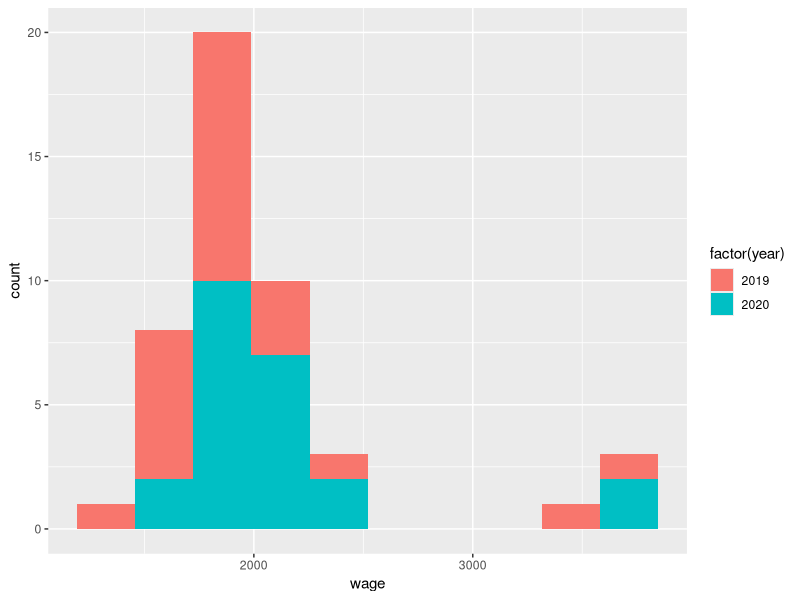
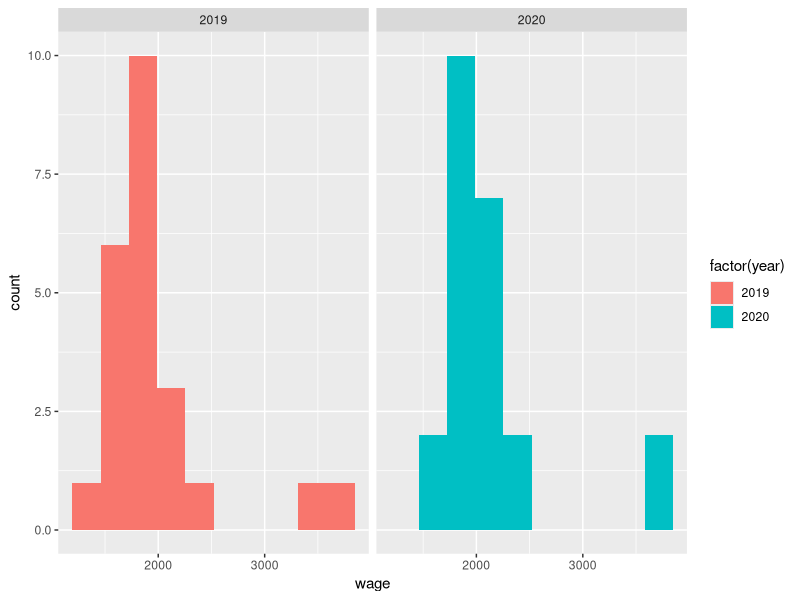

The R script that drew these images, in order: (Note: this script raises an error after producing the figures.)
## ---- chunk 1
# if you've never installed this package before, do:
# install.packages("here")
library(here)
## ---- chunk 2
library(readxl)
## ---- chunk 3
base1 <- read_excel(here("public/Data/first-contact/Base_Excel.xlsx"), sheet = "Base1")
base2 <- read_excel(here("public/Data/first-contact/Base_Excel.xlsx"), sheet = "Base2")
base3 <- read_excel(here("public/Data/first-contact/Base_Excel.xlsx"), sheet = "Base3")
base4 <- read.table(here("public/Data/first-contact/Base_Text.txt"), header = TRUE)
## ---- chunk 4
library(dplyr)
base_created <- bind_rows(base1, base2)
base_created
## ---- chunk 5
base_created <- left_join(base_created, base3, by = "hhid")
base_created
## ---- chunk 6
# rename the second column of base_created and of base4
colnames(base_created)[2] <- "indid"
colnames(base4)[2] <- "indid"

# create the column "year", that will take the value 2019 
# for base_created and 2020 for base4
base_created$year <- 2019
base4$year <- 2020
## ---- chunk 7
base_created2 <- bind_rows(base_created, base4)
base_created2
## ---- chunk 8
base_created2 <- base_created2 %>% 
  group_by(hhid, indid) %>% 
  arrange(hhid, indid, year) %>%
  ungroup()
base_created2
## ---- chunk 9
library(tidyr)
base_created2 <- base_created2 %>%
  fill(select_if(., ~ any(is.na(.))) %>% 
         names(),
       .direction = 'down')
## ---- chunk 10
base_created2 <- base_created2 %>%
  select(hhid, indid, year, everything()) %>%
  unite(hhind, c(hhid, indid), sep = "", remove = FALSE) 
base_created2
## ---- chunk 11
# display the unique values of the column "location"
unique(base_created2$location)
# correct the errors
base_created2[base_created2 == "England_error"] <- "England"
base_created2[base_created2 == "Spain_error"] <- "Spain"
unique(base_created2$location)
## ---- chunk 12
base_created2$gender <- recode(base_created2$gender, `2` = 0)
## ---- chunk 13
library(Hmisc)
var.labels <- c(hhind = "individual's ID",
                hhid = "household's ID",
                indid = "individual's ID in the household",
                year = "year",
                surname = "surname",
                name = "name",
                gender = "1 if male, 0 if female",
                wage = "wage",
                location = "household's location")
base_created2 <- upData(base_created2, labels = var.labels)
## ---- chunk 14
contents(base_created2)
## ---- chunk 15
table(base_created2$gender, base_created2$year)
table(base_created2$location, base_created2$year)
## ---- chunk 16
describe(base_created2)
## ---- chunk 17
# you can change the argument in group_by() by gender for example
base_created2 %>%
  group_by(location) %>%
  summarize_at(.vars = "wage", .funs = "mean")
## ---- chunk 18
library(ggplot2)
hist1 <- ggplot(data = base_created2, 
                mapping = aes(wage, fill = factor(year))) +
  geom_histogram(bins = 10)
hist1
## ---- chunk 19
hist2 <- ggplot(data = base_created2, 
                mapping = aes(wage, fill = factor(year))) +
  geom_histogram(bins = 10) +
  facet_wrap(vars(year))
hist2
## ---- chunk 20
sessioninfo::session_info()
